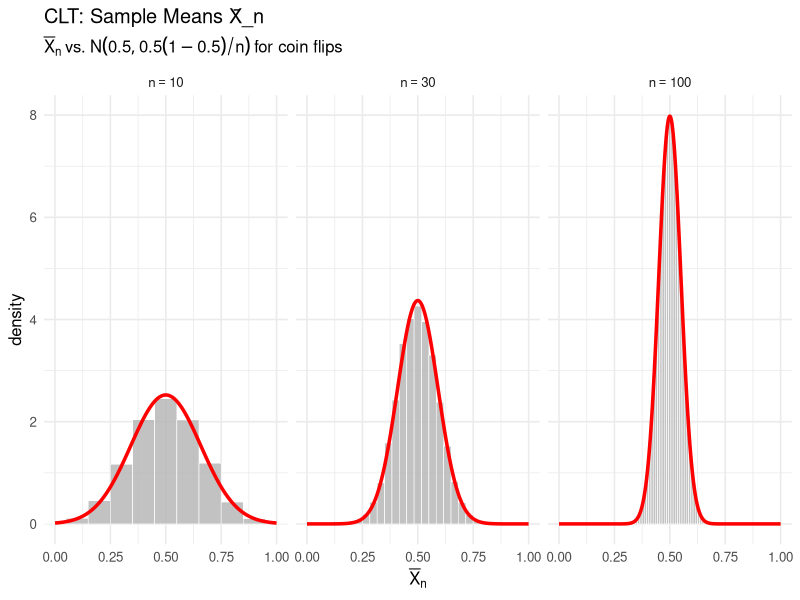

Write the R code that produced this figure.
#central limit theorem code
library(tidyverse)

#probability of heads
p  <- 0.5

#number of simulations for each sample size
B  <- 20000        
ns <- c(10, 30, 100)

hist_df <- data.frame()
for (n in ns) {

  k  <- rbinom(B, size = n, prob = p)
  xb <- k / n
  
  #put on grid, seelect bin width and scale for density
  tb <- as.data.frame(table(xb), stringsAsFactors = FALSE)
  tb$xb <- as.numeric(tb$xb)
  bw <- 1 / n                     
  tb$density <- tb$Freq / (sum(tb$Freq) * bw)  
  
  tb$n <- factor(n, levels = ns)
  tb$width <- bw
  hist_df <- rbind(hist_df, tb[, c("n", "xb", "density", "width")])
}


#creating normal distribution
curve_df <- data.frame()
for (n in ns) {
  x <- seq(0, 1, by = 0.001)
  den <- dnorm(x, mean = p, sd = sqrt(p * (1 - p) / n))
  tmp <- data.frame(n = factor(n, levels = ns), x = x, den = den)
  curve_df <- rbind(curve_df, tmp)
}

#plot of histograms overlaid with a smooth normal distribution
g2 <- ggplot() +
  geom_col(
    data = hist_df,
    aes(x = xb, y = density, width = width),
    fill = "grey70", color = "white", alpha = 0.8, linewidth = 0.2
  ) +
  geom_line(
    data = curve_df,
    aes(x = x, y = den),
    color = "red", linewidth = 1.2
  ) +
  facet_wrap(~ n, nrow = 1, labeller = label_bquote(n == .(as.character(n)))) +
  coord_cartesian(xlim = c(0, 1)) +
  labs(
    title = "CLT: Sample Means X̄_n",
    subtitle = bquote(bar(X)[n] ~ "vs." ~ N(.(p), .(p)*(1-.(p))/n) ~ "for coin flips"),
    x = expression(bar(X)[n]), y = "density"
  ) +
  theme_minimal(base_size = 12)

print(g2)
